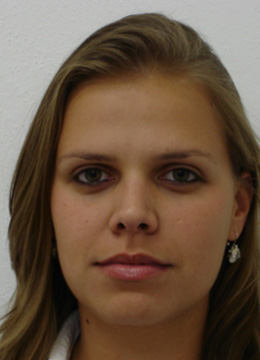
%> input picture projectcode/Mayank/TrainingClassifiers/FemaleTraining/gallery/100a.jpg, 260 x 360 px; its folder holds only this picture in this run
$ octave FemaleClassifierTraining.m   (GNU Octave 9; MATLAB toolbox functions it lacks are replaced by stand-ins)
%> lines starting %> are read from the running program, lines starting %| are printed output that depends on the picture
%Code Developed by Mayank Wadhawan
%UFID - 59148122
%Pattern Recognition

clear all;
close all;
totalFiles = 156;
imageLocation = 'D:\UF\pattern\Mayank\TrainingClassifiers\FemaleTraining\gallery';
patternname = '*.jpg';
listofimages = dir(fullfile(imageLocation,patternname));
h = fspecial('gaussian');
for n = 1:totalFiles
    image = rgb2gray(imread(fullfile(imageLocation,listofimages(n).name)));
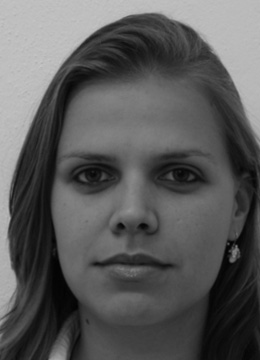
%> image: size 360x260 uint8; min 1, max 198, mean 89.9
    image = imfilter(image, h);
    image = imresize(image,[120 120], 'bicubic');
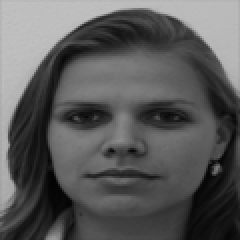
%> image: size 120x120 uint8 (shown 2 times larger); min 2, max 193, mean 89.7
%> (the run ends here)

$ run again, on projectcode/Mayank/TrainingClassifiers/FemaleTraining/gallery/102b.jpg
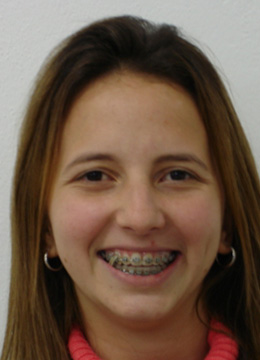
%> input picture projectcode/Mayank/TrainingClassifiers/FemaleTraining/gallery/102b.jpg, 260 x 360 px
%> `image = rgb2gray(imread(fullfile(imageLocation,listofimages(n).name)));`:
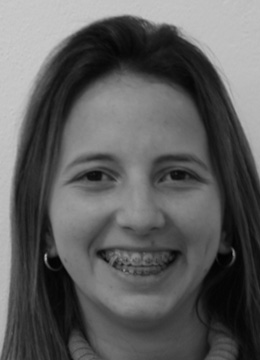
%> image: size 360x260 uint8; min 0, max 204, mean 94
%> `image = imresize(image,[120 120], 'bicubic');`:
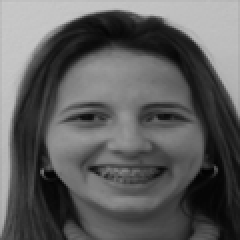
%> image: size 120x120 uint8 (shown 2 times larger); min 1, max 201, mean 93.9

$ run again, on projectcode/Mayank/TrainingClassifiers/FemaleTraining/gallery/103b.jpg
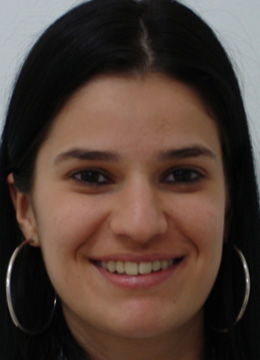
%> input picture projectcode/Mayank/TrainingClassifiers/FemaleTraining/gallery/103b.jpg, 260 x 360 px
%> `image = rgb2gray(imread(fullfile(imageLocation,listofimages(n).name)));`:
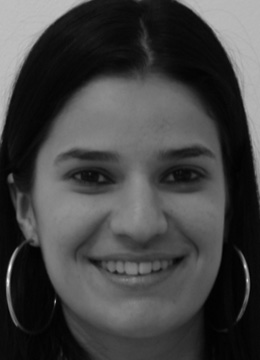
%> image: size 360x260 uint8; min 1, max 246, mean 67.8
%> `image = imresize(image,[120 120], 'bicubic');`:
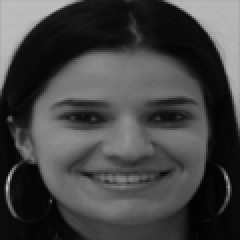
%> image: size 120x120 uint8 (shown 2 times larger); min 2, max 210, mean 67.7

$ run again, on projectcode/Mayank/TrainingClassifiers/FemaleTraining/gallery/104a.jpg
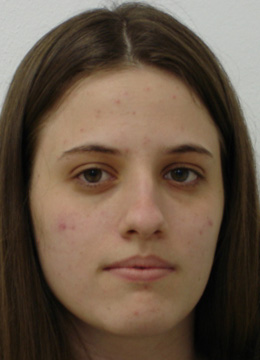
%> input picture projectcode/Mayank/TrainingClassifiers/FemaleTraining/gallery/104a.jpg, 260 x 360 px
%> `image = rgb2gray(imread(fullfile(imageLocation,listofimages(n).name)));`:
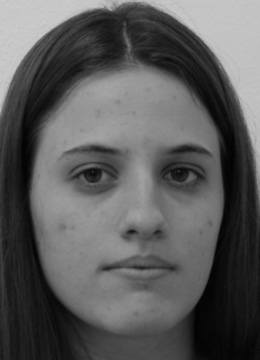
%> image: size 360x260 uint8; min 1, max 206, mean 90.5
%> `image = imresize(image,[120 120], 'bicubic');`:
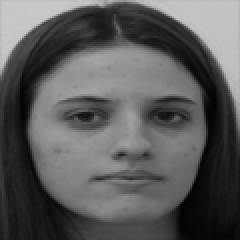
%> image: size 120x120 uint8 (shown 2 times larger); min 3, max 202, mean 90.3

$ run again, on projectcode/Mayank/TrainingClassifiers/FemaleTraining/gallery/100b.jpg
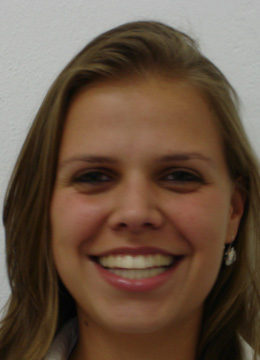
%> input picture projectcode/Mayank/TrainingClassifiers/FemaleTraining/gallery/100b.jpg, 260 x 360 px
%> `image = rgb2gray(imread(fullfile(imageLocation,listofimages(n).name)));`:
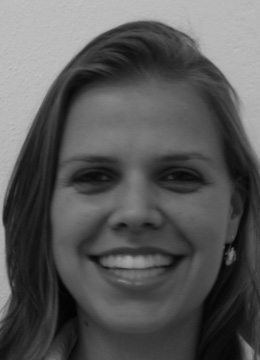
%> image: size 360x260 uint8; min 2, max 195, mean 88.6
%> `image = imresize(image,[120 120], 'bicubic');`:
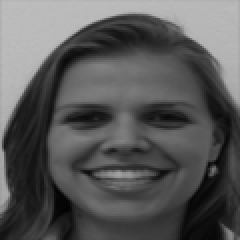
%> image: size 120x120 uint8 (shown 2 times larger); min 3, max 190, mean 88.4
